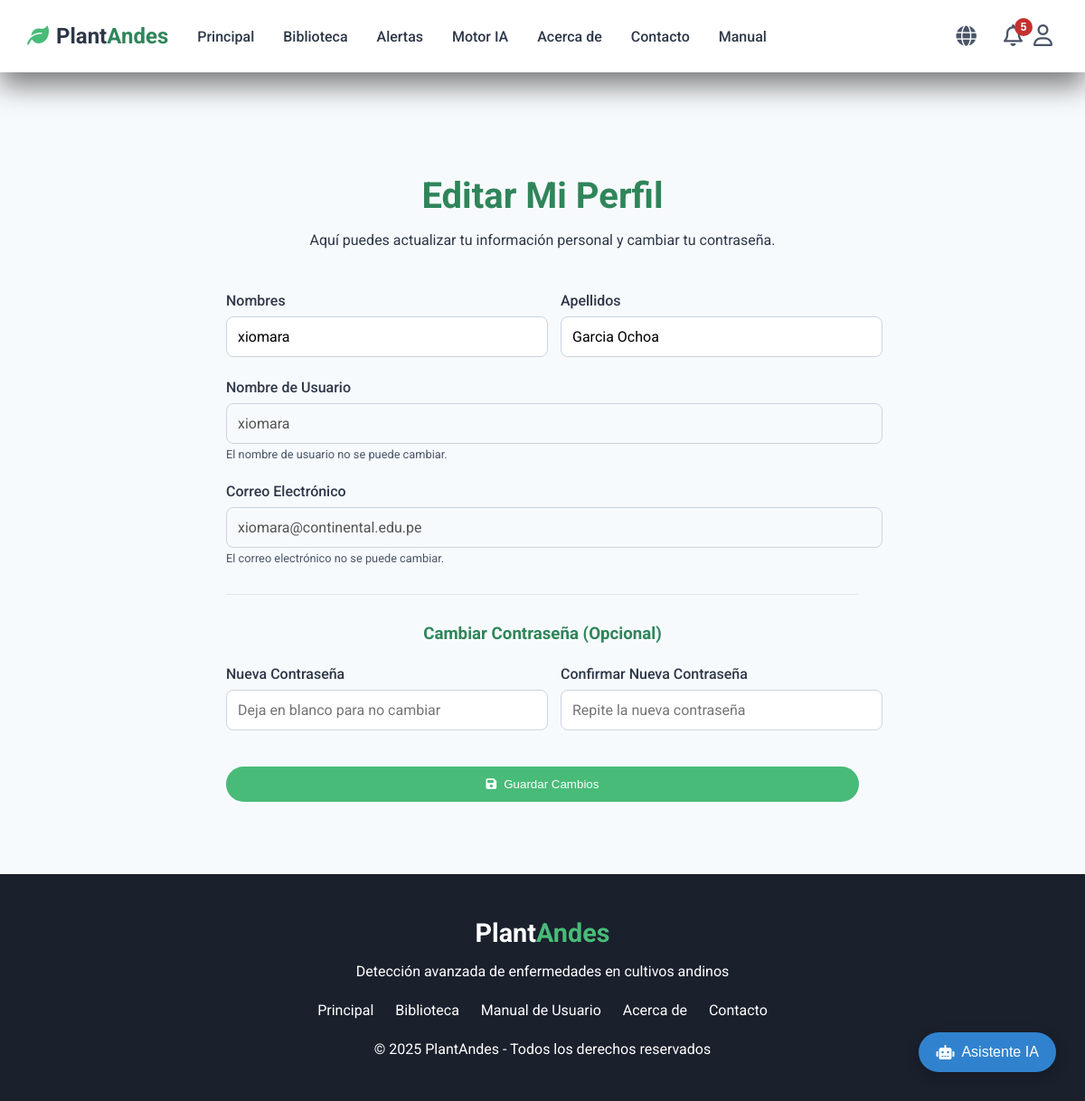
The page /edit_profile (signed in) on the database its author committed.
### models.py (models this page shows, shortened)
class User(UserMixin, db.Model):
    id = db.Column(db.Integer, primary_key=True)
    username = db.Column(db.String(80), unique=True, nullable=False)
    first_name = db.Column(db.String(100), nullable=False)
    last_name = db.Column(db.String(100), nullable=False)
    email = db.Column(db.String(120), unique=True, nullable=False)
    password_hash = db.Column(db.String(256))
    created_at = db.Column(db.DateTime, default=db.func.current_timestamp())
    address = db.Column(db.String(255), nullable=True)
    zone_id = db.Column(db.Integer, db.ForeignKey('zone.id'), nullable=False)
    zone = db.relationship('Zone', backref=db.backref('users', lazy=True))
    diagnoses = db.relationship('Diagnosis', backref='user', lazy='dynamic')
    role = db.Column(db.String(20), nullable=False, default='user') # Roles: 'user', 'admin'

### app.py (the view, shortened to what this page needs)
@app.route('/edit_profile', methods=['GET', 'POST'])
@login_required
def edit_profile():
    users = None
    if current_user.role == 'admin':
        users = User.query.filter(User.id != current_user.id).order_by(User.username).all()
    return render_template('edit_profile.html', users=users)

### app.py (called while the page is built)
def get_locale():
    if 'language' in session and session['language'] in app.config['LANGUAGES']:
        return session['language']
    return request.accept_languages.best_match(app.config['LANGUAGES'].keys())

@event.listens_for(Engine, "connect")
def set_sqlite_pragma(dbapi_connection, connection_record):
    cursor = dbapi_connection.cursor()
    cursor.execute("PRAGMA foreign_keys=ON")
    cursor.close()

@app.context_processor
def inject_notifications():
    if current_user.is_authenticated:
        unread_notifications = Notification.query.filter_by(user_id=current_user.id, is_read=False).order_by(Notification.created_at.desc()).all()
        return dict(unread_notifications=unread_notifications)
    return dict(unread_notifications=[])

@login_manager.user_loader
def load_user(user_id):
    return User.query.get(int(user_id))

### templates/edit_profile.html (shortened to what this page needs)
{% extends 'base.html' %}
{% block content %}
<section class="contact-section">
    <div class="container" style="max-width: 700px;">
        <h1 class="section-title">Editar Mi Perfil</h1>
        <p class="section-description" style="text-align: center; max-width: 800px; margin: -2rem auto 3rem;">
            Aquí puedes actualizar tu información personal y cambiar tu contraseña.
        </p>
        <div class="contact-form">
            <form action="{{ url_for('edit_profile') }}" method="POST">
                <div class="form-grid">
                    <div class="form-group">
                        <label for="first_name">Nombres</label>
                        <input type="text" id="first_name" name="first_name" value="{{ current_user.first_name }}" required>
                    </div>
                    <div class="form-group">
                        <label for="last_name">Apellidos</label>
                        <input type="text" id="last_name" name="last_name" value="{{ current_user.last_name }}" required>
                    </div>
                </div>
                <div class="form-group">
                    <label for="username">Nombre de Usuario</label>
                    <input type="text" id="username" name="username" value="{{ current_user.username }}" disabled>
                    <small>El nombre de usuario no se puede cambiar.</small>
                </div>
                <div class="form-group">
                    <label for="email">Correo Electrónico</label>
                    <input type="email" id="email" name="email" value="{{ current_user.email }}" disabled>
                    <small>El correo electrónico no se puede cambiar.</small>
                </div>
                <hr class="form-divider">
                <h3 class="form-subtitle">Cambiar Contraseña (Opcional)</h3>
                <div class="form-grid">
                    <div class="form-group">
                        <label for="new_password">Nueva Contraseña</label>
                        <input type="password" id="new_password" name="new_password" placeholder="Deja en blanco para no cambiar">
                    </div>
                    <div class="form-group">
                        <label for="confirm_password">Confirmar Nueva Contraseña</label>
                        <input type="password" id="confirm_password" name="confirm_password" placeholder="Repite la nueva contraseña">
                    </div>
                </div>
                <button type="submit" class="analyze-button" style="width: 100%; justify-content: center; margin-top: 1rem;">
                    <i class="fas fa-save"></i> Guardar Cambios
                </button>
            </form>
        </div>
    </div>
</section>
{% endblock %}

### static/css/enhanced-plantix-style.css (style rules this page uses)
:root { --green-dark: #2f855a; --green-medium: #48bb78; --green-light: #f0fff4; --brown-earth: #795548; --blue-sky: #3182ce; --text-dark: #2d3748; --text-light: #4a5568; --background-light: #f7fafc; --white: #ffffff; --shadow: 0 4px 6px -1px rgba(0, 0, 0, 0.1), 0 2px 4px -1px rgba(0, 0, 0, 0.06); --font-family: 'Roboto', sans-serif; }
body { font-family: var(--font-family); color: var(--text-dark); margin: 0; padding-top: 80px; overflow-x: hidden; display: flex; flex-direction: column; min-height: 100vh; background-color: var(--background-light); }
.container { max-width: 95%; margin: 0 auto; padding: 0 2rem; }
.section-title { text-align: center; font-size: 2.5rem; font-weight: 700; color: var(--green-dark); margin-bottom: 3rem; }
.analyze-button { background-color: var(--green-medium); color: var(--white); padding: 0.75rem 1.5rem; border: none; border-radius: 50px; text-decoration: none; font-weight: 500; cursor: pointer; transition: background-color 0.3s ease, transform 0.3s ease; display: inline-flex; align-items: center; gap: 0.5rem; }
.contact-section { padding-top: 5rem; }
.contact-form .form-group { margin-bottom: 1.5rem; }
.contact-form label { display: block; margin-bottom: 0.5rem; font-weight: 500; color: var(--text-dark); }
.contact-form input, .contact-form textarea { width: 100%; padding: 0.75rem; border: 1px solid #CBD5E0; border-radius: 8px; font-family: var(--font-family); font-size: 1rem; transition: border-color 0.3s ease; }

### templates/edit_profile.html (style rules this page uses)
.form-grid { display: grid; grid-template-columns: 1fr 1fr; gap: 2.5rem; }
.form-divider { border: 0; border-top: 1px solid #e2e8f0; margin: 2rem 0; }
.form-subtitle { text-align: center; color: var(--green-dark); margin-bottom: 1.5rem; }
.form-group small { font-size: 0.8rem; color: var(--text-light); margin-top: 0.25rem; display: block; }
input:disabled { background-color: #f7fafc; cursor: not-allowed; }

### rows shown on the page
User: first_name "xiomara", last_name "Garcia Ochoa", username "xiomara", email "xiomara@continental.edu.pe"

### other values the page prints
{{ unread_notifications|length }} "5"
